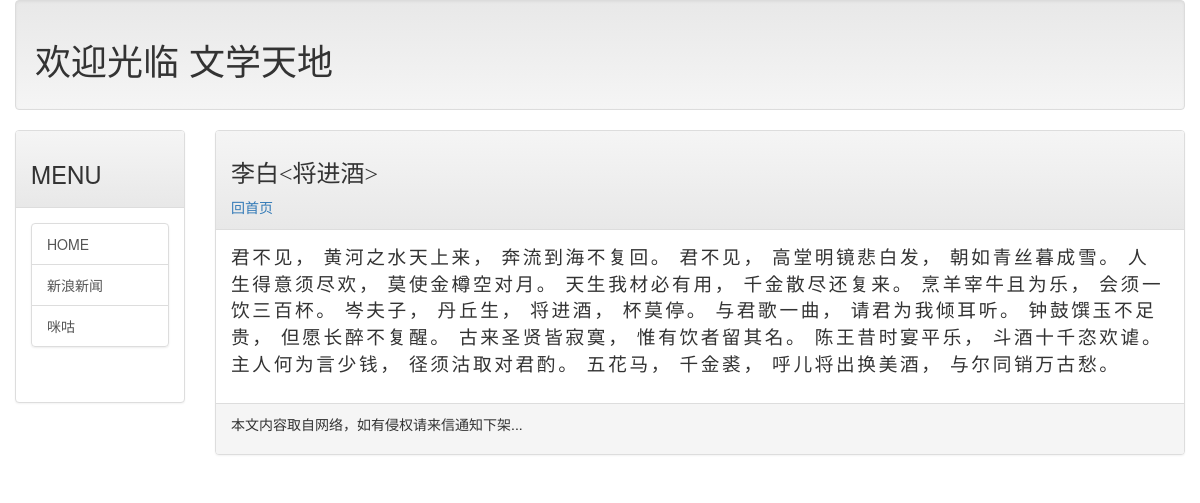
Screenshot of /post/qiangjinjiu with the database file from the repository.
### rango/models.py (models this page shows, shortened)
class Post(models.Model):
	title = models.CharField(max_length=200)
	slug = models.CharField(max_length=200)
	body = models.TextField()
	pub_date = models.DateTimeField(default=timezone.now)
	class Meta:
		ordering = ('-pub_date',)

### rango/views.py (the view)
# urls.py: url(r'^post/(\w+)$',showpost),
def showpost(request, slug):
	template = get_template('post.html')
	try:
		post = Post.objects.get(slug=slug)
		if post != None:
			html = template.render(locals())
			return HttpResponse(html)
	except:
		return redirect('/')

### templates/post.html (shortened to what this page needs)
{% extends 'base.html' %}
{% block headmessage%}
	<h3 style='font-family:微软雅黑;'>{{ post.title }}</h3>
	<a style='font-family:微软雅黑;' href='/'>回首页</a>
{% endblock %}
{% block content %}
		<p style='font-family:微软雅黑;font-size:14pt;letter-spacing:2pt;'>
	        {{ post.body }}</a>
		</p>
{% endblock %}

### rows the page displays
Post: title "李白<将进酒>", body "君不见， 黄河之水天上来， 奔流到海不复回。 君不见， 高堂明镜悲白发， 朝如青丝暮成雪。 人生得意须尽欢， 莫使金樽空对月。 天生我材必有用， 千金散尽还复来。 烹羊宰牛且为乐， 会须一饮三百杯。 岑夫子， 丹丘生， 将进酒， 杯莫停。 与君歌一曲， 请君为我倾耳听。 钟鼓馔玉不足贵， 但愿长醉不复醒。 古来圣贤皆寂寞， 惟有饮者留其名。 陈王昔时宴平乐， 斗酒十千恣欢谑。 主人何为言少钱， 径须沽取对君酌。 五花马， 千金裘， 呼儿将出换美酒， 与尔同销万古愁。"
